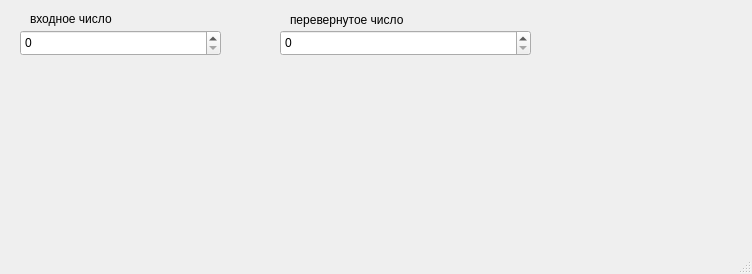
<?xml version="1.0" encoding="UTF-8"?>
<ui version="4.0">
 <class>MainWindow</class>
 <widget class="QMainWindow" name="MainWindow">
  <property name="geometry">
   <rect>
    <x>0</x>
    <y>0</y>
    <width>752</width>
    <height>274</height>
   </rect>
  </property>
  <property name="windowTitle">
   <string>MainWindow</string>
  </property>
  <widget class="QWidget" name="centralwidget">
   <widget class="QLabel" name="label_2">
    <property name="geometry">
     <rect>
      <x>290</x>
      <y>10</y>
      <width>381</width>
      <height>20</height>
     </rect>
    </property>
    <property name="text">
     <string>перевернутое число</string>
    </property>
   </widget>
   <widget class="QLabel" name="label_3">
    <property name="geometry">
     <rect>
      <x>30</x>
      <y>10</y>
      <width>121</width>
      <height>17</height>
     </rect>
    </property>
    <property name="text">
     <string>входное число</string>
    </property>
   </widget>
   <widget class="QSpinBox" name="spinBox">
    <property name="geometry">
     <rect>
      <x>20</x>
      <y>30</y>
      <width>201</width>
      <height>26</height>
     </rect>
    </property>
   </widget>
   <widget class="QSpinBox" name="spinBox_2">
    <property name="geometry">
     <rect>
      <x>280</x>
      <y>30</y>
      <width>251</width>
      <height>26</height>
     </rect>
    </property>
   </widget>
  </widget>
  <widget class="QMenuBar" name="menubar">
   <property name="geometry">
    <rect>
     <x>0</x>
     <y>0</y>
     <width>752</width>
     <height>22</height>
    </rect>
   </property>
  </widget>
  <widget class="QStatusBar" name="statusbar"/>
 </widget>
 <resources/>
 <connections/>
</ui>
